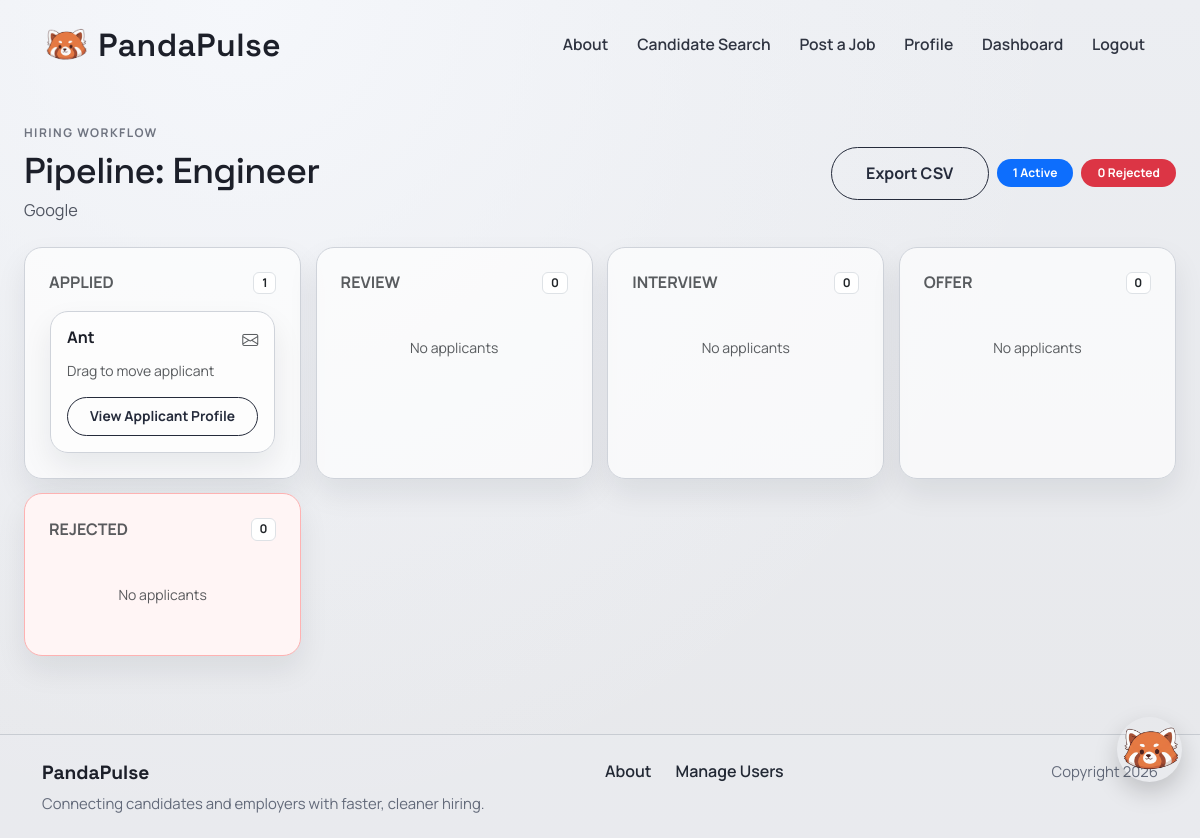
Before: /apply/pipeline/2/ (signed in) with the older database file.
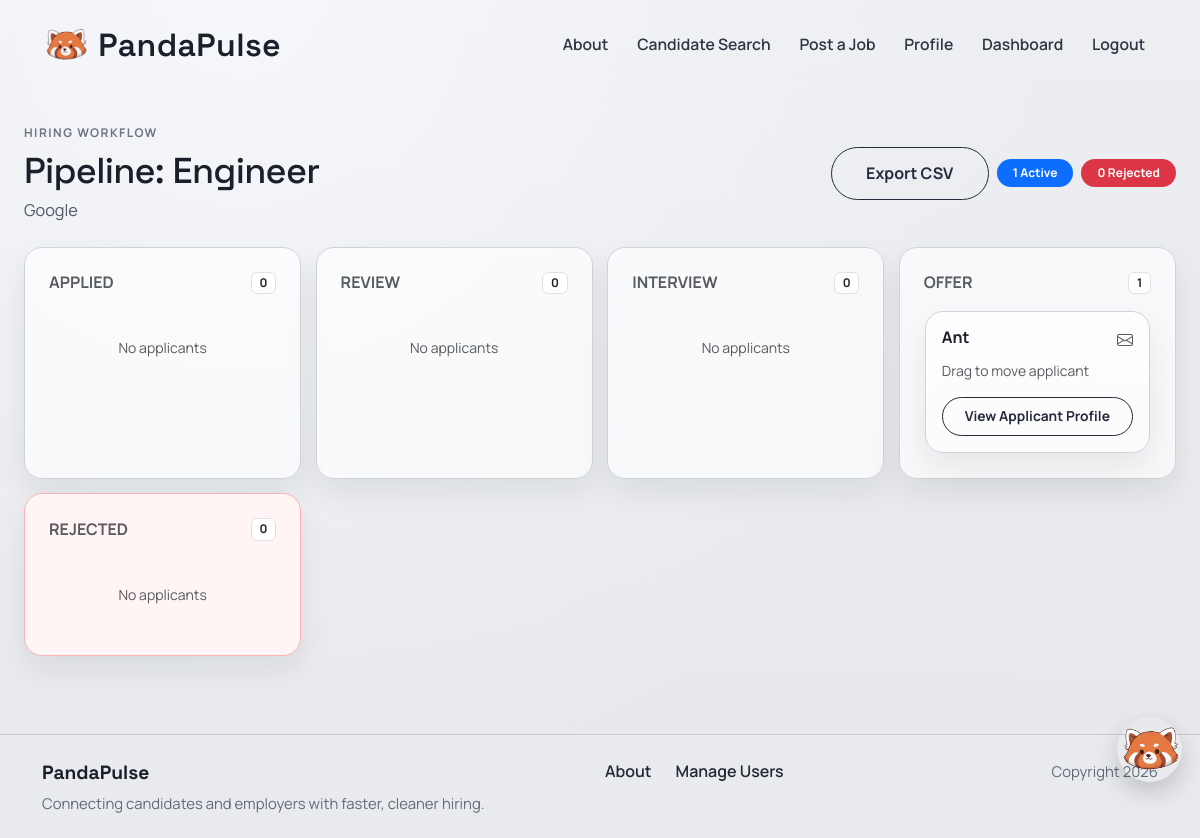
After: the same page with the newer database file.
### apply/models.py (models this page shows, shortened)
class Application(models.Model):
    STATUS_CHOICES = [
        ("applied", "Applied"),
        ("review", "Under Review"),
        ("interview", "Interview"),
        ("offer", "Offer"),
        ("rejected", "Rejected"),
        ("closed", "Closed"),
    ]
    user = models.ForeignKey(User, on_delete=models.CASCADE)
    job = models.ForeignKey(JobPost, on_delete=models.CASCADE, related_name="applications")
    note = models.TextField(blank=True)
    resume_file = models.FileField(upload_to="resumes/", blank=True, null=True)
    resume_type = models.CharField(
        max_length=20,
        choices=[("profile", "Profile Resume"), ("uploaded", "Uploaded Resume")]
    )
    applied_at = models.DateTimeField(auto_now_add=True)
    status = models.CharField(max_length=20, choices=STATUS_CHOICES, default="applied")
    class Meta:
        unique_together = ("user", "job")

### apply/views.py (the view)
# urls.py: path('pipeline/<int:job_id>/', views.employer_pipeline, name='employer_pipeline'),
@login_required
def employer_pipeline(request, job_id):
    job = get_object_or_404(JobPost, id=job_id, owner=request.user)
    applications = Application.objects.filter(job=job).select_related('user')
    pipeline = {
        'applied': applications.filter(status='applied'),
        'review': applications.filter(status='review'),
        'interview': applications.filter(status='interview'),
        'offer': applications.filter(status='offer'),
        'rejected': applications.filter(status='rejected'),
    }
    active_count = applications.exclude(status='rejected').count()
    rejected_count = applications.filter(status='rejected').count()
    return render(request, 'apply/employer_pipeline.html', {
        'job': job,
        'pipeline': pipeline,
        'active_count': active_count,
        'rejected_count': rejected_count,
    })

### accounts/context_processors.py (called while the page is built)
def can_post_job(request):
    if not request.user.is_authenticated:
        return {"can_post_job": False}
    is_employer = Profile.objects.filter(
        user=request.user,
        account_type=Profile.AccountType.EMPLOYER,
    ).exists()
    return {"can_post_job": is_employer}

### apply/templates/apply/employer_pipeline.html (shortened to what this page needs)
{% extends "base.html" %}
{% block content %}
<section class="page-shell">
  <div class="container-fluid px-4">
    <div class="d-flex justify-content-between align-items-center mb-4 flex-wrap gap-3">
      <div>
        <p class="page-kicker mb-2">Hiring workflow</p>
        <h1 class="page-title page-title-sm mb-1">Pipeline: {{ job.title }}</h1>
        <p class="page-copy mb-0">{{ job.company }}</p>
      </div>
      <div class="d-flex align-items-center gap-2 flex-wrap">
        <a href="{% url 'apply:export_applicants_csv' job.id %}" class="secondary-btn">Export CSV</a>
        <span class="badge bg-primary rounded-pill px-3 py-2">{{ active_count }} Active</span>
        <span class="badge bg-danger rounded-pill px-3 py-2">{{ rejected_count }} Rejected</span>
      </div>
    </div>
    <div class="pipeline-grid pb-4">
      {% for status_key, apps in pipeline.items %}
      <div class="pipeline-col surface-card {% if status_key == 'rejected' %}status-rejected{% endif %}">
        <h6 class="text-uppercase fw-bold text-muted mb-3 d-flex justify-content-between align-items-center">
          <span>{{ status_key }}</span>
          <span class="badge bg-white text-dark border">{{ apps|length }}</span>
        </h6>
        <div class="kanban-scroll vstack gap-3 drop-zone" data-status="{{ status_key }}">
          {% for app in apps %}
          <div class="surface-card p-3 applicant-card" draggable="true" data-app-id="{{ app.id }}" data-current-status="{{ app.status }}">
            <div class="d-flex justify-content-between align-items-start mb-2">
              <h6 class="fw-bold mb-0">{{ app.user.get_full_name|default:app.user.username }}</h6>
              <a href="mailto:{{ app.user.email }}" class="text-muted"><i class="bi bi-envelope"></i></a>
            </div>
            <div class="small text-muted mb-3">Drag to move applicant</div>
            <div class="d-grid gap-2">
              <a href="{% url 'accounts.profile_with_id' app.user.id %}" class="secondary-btn btn-compact">View Applicant Profile</a>
            </div>
          </div>
          {% empty %}
          <div class="text-center py-4 text-muted"><small>No applicants</small></div>
          {% endfor %}
        </div>
      </div>
      {% endfor %}
    </div>
  </div>
</section>
{% endblock content %}

Changed rows visible on the page:
changed Application "Ant": moves from the list under "APPLIED" to the list under "OFFER"
Other visible differences:
new list line: "APPLIED 0 No applicants"
new list line: "OFFER 1"
list line gone: "APPLIED 1"
list line gone: "OFFER 0 No applicants"
